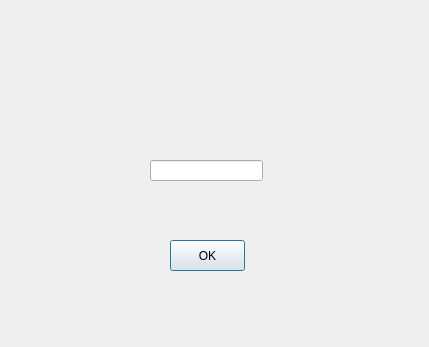
<?xml version="1.0" encoding="UTF-8"?>
<ui version="4.0">
 <class>Savemoney</class>
 <widget class="QDialog" name="Savemoney">
  <property name="geometry">
   <rect>
    <x>0</x>
    <y>0</y>
    <width>429</width>
    <height>347</height>
   </rect>
  </property>
  <property name="windowTitle">
   <string>Dialog</string>
  </property>
  <widget class="QLabel" name="label_2">
   <property name="geometry">
    <rect>
     <x>-40</x>
     <y>320</y>
     <width>631</width>
     <height>21</height>
    </rect>
   </property>
   <property name="text">
    <string/>
   </property>
   <property name="pixmap">
    <pixmap resource="chat.qrc">:/image/barmazebank.png</pixmap>
   </property>
   <property name="scaledContents">
    <bool>true</bool>
   </property>
  </widget>
  <widget class="QLabel" name="label">
   <property name="geometry">
    <rect>
     <x>0</x>
     <y>0</y>
     <width>1061</width>
     <height>101</height>
    </rect>
   </property>
   <property name="text">
    <string/>
   </property>
   <property name="pixmap">
    <pixmap resource="chat.qrc">:/image/mazebank.png</pixmap>
   </property>
   <property name="scaledContents">
    <bool>true</bool>
   </property>
  </widget>
  <widget class="QLineEdit" name="lineEdit">
   <property name="geometry">
    <rect>
     <x>150</x>
     <y>160</y>
     <width>113</width>
     <height>21</height>
    </rect>
   </property>
  </widget>
  <widget class="QPushButton" name="pushButton">
   <property name="geometry">
    <rect>
     <x>170</x>
     <y>240</y>
     <width>75</width>
     <height>31</height>
    </rect>
   </property>
   <property name="text">
    <string>OK</string>
   </property>
  </widget>
 </widget>
 <resources>
  <include location="chat.qrc"/>
 </resources>
 <connections/>
</ui>
